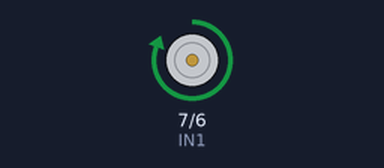
This sketch was run on a simulated Arduino Uno, built with avr-gcc and run on an emulated ATmega328P. Shown: motor-driver pin pairs drawn as motors (green arrow = first pin HIGH = forward, orange = second pin HIGH = backward, longer = more drive, scaled by the enable pin).

Above: at 0.5 s.
At 1.5 s:
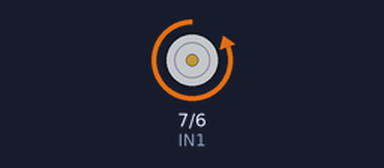
At 2.5 s:
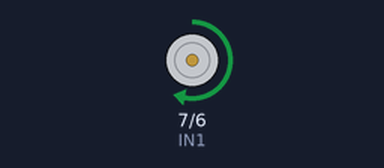
At 3.5 s:
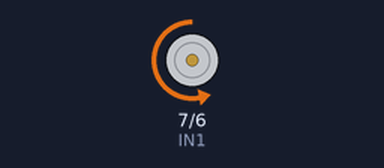
Timing chart, 0 to 5.2 s (numbered marks = the images above):
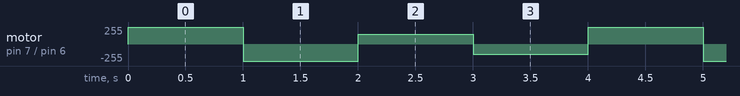

Measured:
- by itself, motor on pin 7 (IN1) / pin 6 (IN2): repeats every 4.0 s: backward 255/255 1.0 s, forward 150/255 1.0 s, backward 150/255 1.0 s, forward 255/255 1.0 s

The sketch:

6_0_dc_motor_example.ino
```cpp
//모터 핀
#define IN1 7
#define IN2 6

// 속도 조절을 하기 위한 PIN
#define ENA 9

void setup() {
//핀 설정
  pinMode(IN1, OUTPUT);
  pinMode(IN2, OUTPUT);
pinMode(ENA, OUTPUT);
}

// 속도 설정
// speed : 0 ~ 255 까지 가능
void setMotorSpeed(unsigned char speed){
analogWrite(ENA, speed);
}

//앞으로
void forward(){
  digitalWrite(IN1, HIGH);
  digitalWrite(IN2, LOW);
}

//뒤로
void backward(){
  digitalWrite(IN1, LOW);
  digitalWrite(IN2, HIGH);
}

//정지
void stopMotor(){
  digitalWrite(IN1, HIGH);
  digitalWrite(IN2, HIGH);
}

void loop() {

//최대 속도로 동작
  setMotorSpeed(255);
  //앞으로 가기
forward();
//1초(1000us)동안 동작함
delay(1000);

//뒤로가기
  backward();
  delay(1000);

//속도 조절 확인
setMotorSpeed(150);

  //150 속도로 1초간 앞으로
  forward();
delay(1000);

//150 속도로 1초간 뒤로
  backward();
delay(1000);

//loop처음으로 돌아가서 다시 시작
}
```
